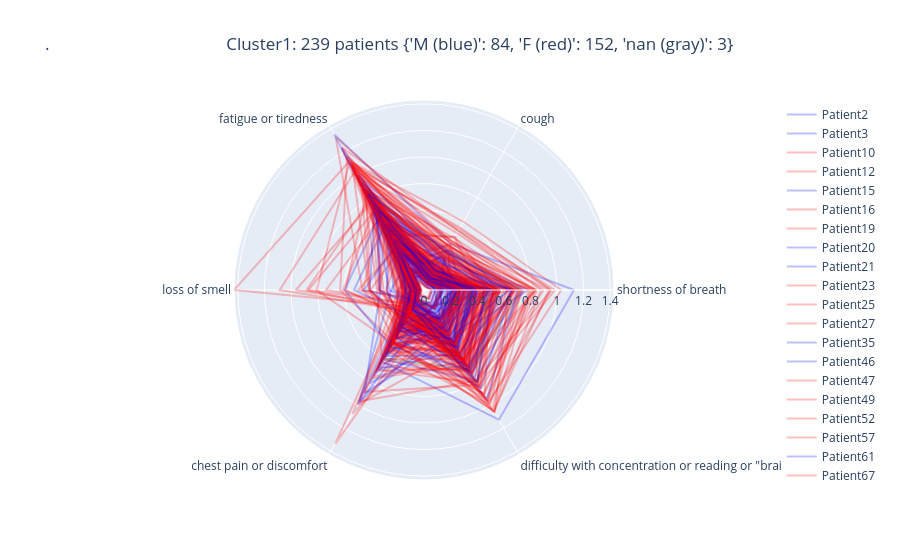

Here is the notebook cell this chart was saved with:
### Code cell
def star_chart_per_patient(cluster): 
    scatterpolars = []
#     count_sex = {"rgba(0,255,0,0.75)": 0, "rgba(0,0,255,0.75)": 0, "rgba(50,50,50,0.25)": 0}
#     count_sex = {"rgb(0,255,0)": 0, "rgb(0,0,255)": 0, "rgb(50,50,50)": 0}
    count_sex = {"rgb(0,0,255)": 0, "rgb(255,0,0)": 0, "rgb(50,50,50)": 0}
    for i in list(patient_by_symptom[patient_by_symptom["cluster"] == cluster].index)[:]: 
        scatterpolars.append(go.Scatterpolar(dictionary[i], # fill = "toself", fillcolor = sexes[i], 
                                             mode = "lines",            
                                             name = "Patient" + str(i+1), 
                                             line_color = sexes[i], 
#                                              line = {"opacity": 0.25}, 
#                                              line_color = "rgba(100,25,25,0.25)", 
                                            ))
        count_sex[sexes[i]] += 1
    fig = go.Figure(data = scatterpolars)
    fig.update_traces(opacity = 0.25)
    # fig.update_polars(radialaxis=dict(range=[0, 1]))
    count_sex_str = str(count_sex).replace(list(count_sex.keys())[0], "M (blue)").replace(list(count_sex.keys())[1], "F (red)").replace(list(count_sex.keys())[2], "nan (gray)")
#     count_sex_str = ""
    fig.update_layout(title = ".\t\t\t\t\t\t\t\t\t\t\t\t\t\t\t\t\t\t\t\t\t\t\t\t\t\t\t\t\t\t\t\t\t\t\t\t\t\t\t\tCluster" + str(cluster) + ": " + str(len(scatterpolars)) + " patients " + count_sex_str)
    return fig

star_chart_per_patient(1)
